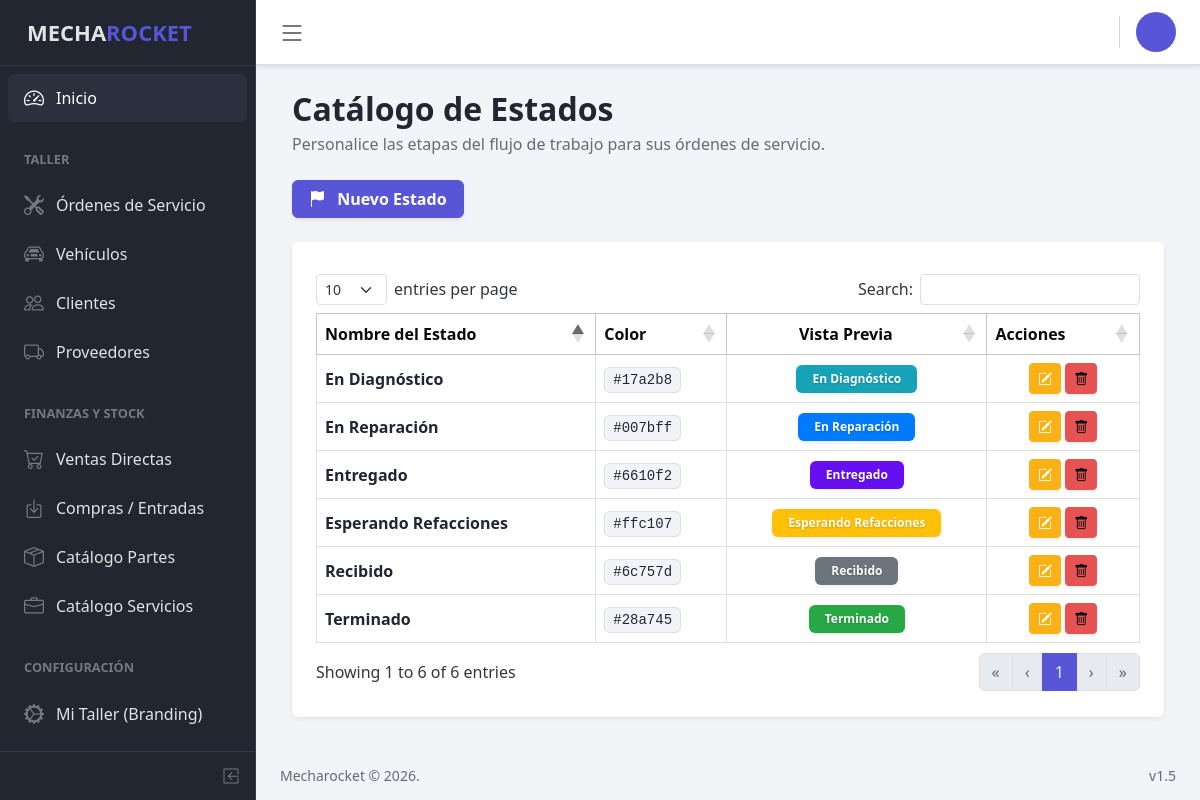
Page /?view=status&opt=all (signed in) on the committed database.
### tables this page shows
create table status (
	id int not null auto_increment primary key,
	name varchar(50),
	color varchar(20)
);

### core/controller/Layout.php (called while the page is built)
<?php
class Module {
	public static function loadLayout(){
		include "core/app/layouts/layout.php";
	}
}
?>

### core/controller/Lb.php (called while the page is built, shortened)
<?php
class Lb {
	public function start(){
		include "core/app/init.php";
	}
}
?>

### index.php (called while the page is built, shortened)
<?php
$lb = new Lb();
$lb->start();
?>

### core/controller/Model.php (called while the page is built, shortened)
<?php
class Model {
	public static function exists($modelname){
		$fullpath = self::getFullpath($modelname);
		$found=false;
		if(file_exists($fullpath)){
			$found = true;
		}
		return $found;
	}
	public static function getFullpath($modelname){
		return "core/app/model/".$modelname.".php";
	}
	public static function many($query,$aclass){
		$cnt = 0;
		$array = array();
		while($r = $query->fetch_array()){
			$array[$cnt] = new $aclass;
			$cnt2=1;
			foreach ($r as $key => $v) {
				if($cnt2>0 && $cnt2%2==0){
					$array[$cnt]->$key = $v;
				}
				$cnt2++;
			}
			$cnt++;
		}
		return $array;
	}
}
?>

### core/controller/Executor.php (called while the page is built, shortened)
<?php
class Executor {
	public static function doit($sql){
		$con = Database::getCon();
		return array($con->query($sql),$con->insert_id);
	}
}
?>

### core/app/model/StatusData.php (called while the page is built, shortened)
<?php
class StatusData {
	public static $tablename = "status";
	public static function getAll(){
		$sql = "select * from ".self::$tablename." order by id asc";
		$query = Executor::doit($sql);
		return Model::many($query[0],new StatusData());
	}
}
?>

### core/app/view/status-view.php (the view, shortened to what this page needs)
<?php if(isset($_GET["opt"]) && $_GET["opt"]=="all"):?>
<section class="container-fluid text-start">
<div class="d-flex align-items-center justify-content-between mb-2">
    <div>
        <h2 class="fw-bold text-dark mb-1">Catálogo de Estados</h2>
        <p class="text-muted">Personalice las etapas del flujo de trabajo para sus órdenes de servicio.</p>
    </div>
</div>
<div class="mb-4">
    <a href="./?view=status&opt=new" class="btn btn-primary fw-bold px-3 shadow-sm"><i class="bi bi-flag-fill me-2"></i> Nuevo Estado</a>
</div>
<div class="row">
	<div class="col-md-12">
<div class="card mb-4 border-0 shadow-sm">
  <div class="card-body p-4">
		<?php
		$statuses = StatusData::getAll();
		if(count($statuses)>0){
			?>
			<table class="table table-bordered table-hover datatable align-middle">
			<thead class="table-light">
			<th>Nombre del Estado</th>
            <th>Color</th>
            <th class="text-center">Vista Previa</th>
			<th style="width:120px;">Acciones</th>
			</thead>
			<?php
			foreach($statuses as $status):
				?>
				<tr>
				<td><span class="fw-bold text-dark"><?php echo $status->name; ?></span></td>
                <td><code class="px-2 py-1 bg-light rounded text-dark border"><?php echo $status->color; ?></code></td>
                <td class="text-center">
                    <span class="badge shadow-sm px-3 py-2 fw-bold" style="background-color: <?php echo $status->color; ?>; color: #fff; text-shadow: 0 1px 2px rgba(0,0,0,0.2)"><?php echo $status->name; ?></span>
                </td>
				<td class="text-center">
    				<a href="index.php?view=status&opt=edit&id=<?php echo $status->id;?>" class="btn btn-warning btn-sm text-white shadow-sm" title="Editar"><i class="bi bi-pencil-square"></i></a>
    				<a id="delstatus-<?php echo $status->id;?>" class="btn btn-danger btn-sm shadow-sm" title="Eliminar"><i class="bi bi-trash"></i></a>
				</td>
				</tr>
				<?php
			endforeach; ?>
</table>
<?php		}else{
			?>
      <div class="alert alert-info border-0 shadow-sm mb-0">
        <i class="bi bi-info-circle-fill me-2"></i> No hay estados personalizados registrados. Use el botón superior para crear uno.
      </div>
			<?php
		}
		?>
	</div>
</div>
	</div>
</div>
</section>
<?php endif; ?>

### rows in the picture
status: name "Recibido", color "#6c757d"
status: name "En Diagnóstico", color "#17a2b8"
status: name "En Reparación", color "#007bff"
status: name "Esperando Refacciones", color "#ffc107"
status: name "Terminado", color "#28a745"
status: name "Entregado", color "#6610f2"
